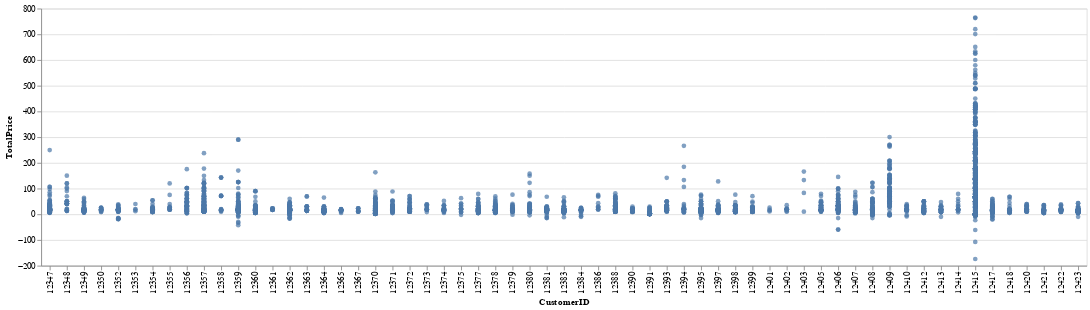

Notebook code cell kept with this figure:
### Code cell
chart = alt.Chart(df.head(5000)).mark_circle().encode(
    x='CustomerID',
    y='TotalPrice',
    tooltip=['CustomerID', 'TotalPrice']
).interactive()

chart = chart.transform_filter(
    (alt.datum.TotalPrice < 800) & (alt.datum.TotalPrice > -200)
)

chart

### Figure 1 — Vega-Lite specification as saved in the notebook (floating-point values rounded to 4 significant figures; data arrays with more than 128 entries replaced by an {"elided": "..."} marker saying what was removed)
{"config": {"view": {"continuousWidth": 400, "continuousHeight": 300}}, "data": {"name": "data-01bb186951eb23a5fb7f394999ae2444"}, "mark": "circle", "encoding": {"tooltip": [{"field": "CustomerID", "type": "nominal"}, {"field": "TotalPrice", "type": "quantitative"}], "x": {"field": "CustomerID", "type": "nominal"}, "y": {"field": "TotalPrice", "type": "quantitative"}}, "selection": {"selector013": {"type": "interval", "bind": "scales", "encodings": ["x", "y"]}}, "transform": [{"filter": "((datum.TotalPrice < 800) && (datum.TotalPrice > -200))"}], "$schema": "https://vega.github.io/schema/vega-lite/v4.17.0.json", "datasets": {"data-01bb186951eb23a5fb7f394999ae2444": {"elided": "5000 records"}}}
